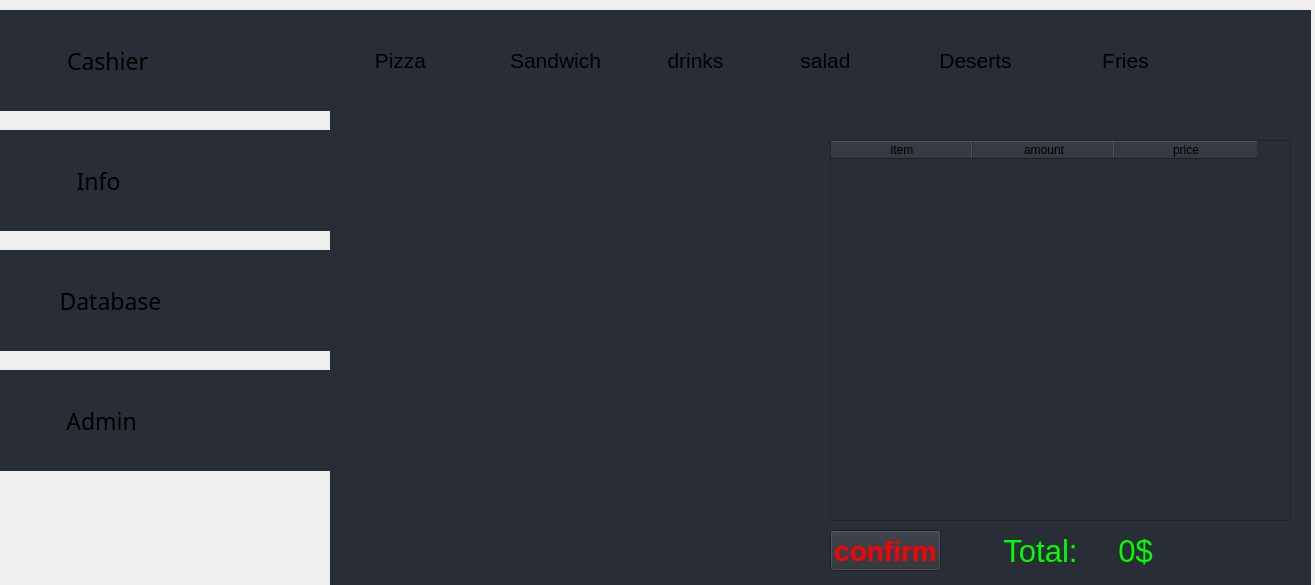
<?xml version="1.0" encoding="UTF-8"?>
<ui version="4.0">
 <class>Form</class>
 <widget class="QWidget" name="Form">
  <property name="geometry">
   <rect>
    <x>0</x>
    <y>0</y>
    <width>1315</width>
    <height>585</height>
   </rect>
  </property>
  <property name="windowTitle">
   <string>Form</string>
  </property>
  <widget class="QPushButton" name="cashier_button">
   <property name="geometry">
    <rect>
     <x>0</x>
     <y>10</y>
     <width>221</width>
     <height>101</height>
    </rect>
   </property>
   <property name="font">
    <font>
     <family>Hack</family>
     <pointsize>17</pointsize>
     <weight>50</weight>
     <bold>false</bold>
    </font>
   </property>
   <property name="text">
    <string>Cashier </string>
   </property>
   <property name="icon">
    <iconset>
     <normaloff>ASSETS/cashier+icon-1320184411872118482_128.png</normaloff>ASSETS/cashier+icon-1320184411872118482_128.png</iconset>
   </property>
   <property name="iconSize">
    <size>
     <width>92</width>
     <height>92</height>
    </size>
   </property>
   <property name="flat">
    <bool>true</bool>
   </property>
  </widget>
  <widget class="QPushButton" name="info_button">
   <property name="geometry">
    <rect>
     <x>0</x>
     <y>130</y>
     <width>221</width>
     <height>101</height>
    </rect>
   </property>
   <property name="font">
    <font>
     <family>Hack</family>
     <pointsize>17</pointsize>
     <weight>50</weight>
     <bold>false</bold>
    </font>
   </property>
   <property name="text">
    <string>Info    </string>
   </property>
   <property name="icon">
    <iconset>
     <normaloff>ASSETS/info-131964752893297302_128.png</normaloff>ASSETS/info-131964752893297302_128.png</iconset>
   </property>
   <property name="iconSize">
    <size>
     <width>100</width>
     <height>100</height>
    </size>
   </property>
   <property name="flat">
    <bool>true</bool>
   </property>
  </widget>
  <widget class="QPushButton" name="database_button">
   <property name="geometry">
    <rect>
     <x>0</x>
     <y>250</y>
     <width>221</width>
     <height>101</height>
    </rect>
   </property>
   <property name="font">
    <font>
     <family>Hack</family>
     <pointsize>17</pointsize>
     <weight>50</weight>
     <bold>false</bold>
    </font>
   </property>
   <property name="text">
    <string>Database</string>
   </property>
   <property name="icon">
    <iconset>
     <normaloff>ASSETS/officedatabase_103574.png</normaloff>ASSETS/officedatabase_103574.png</iconset>
   </property>
   <property name="iconSize">
    <size>
     <width>100</width>
     <height>100</height>
    </size>
   </property>
   <property name="flat">
    <bool>true</bool>
   </property>
  </widget>
  <widget class="QPushButton" name="admin_button">
   <property name="geometry">
    <rect>
     <x>0</x>
     <y>370</y>
     <width>221</width>
     <height>101</height>
    </rect>
   </property>
   <property name="font">
    <font>
     <family>Hack</family>
     <pointsize>17</pointsize>
     <weight>50</weight>
     <bold>false</bold>
    </font>
   </property>
   <property name="text">
    <string>Admin   </string>
   </property>
   <property name="icon">
    <iconset>
     <normaloff>ASSETS/pngfind.com-admin-icon-png-5286002.png</normaloff>ASSETS/pngfind.com-admin-icon-png-5286002.png</iconset>
   </property>
   <property name="iconSize">
    <size>
     <width>95</width>
     <height>95</height>
    </size>
   </property>
   <property name="flat">
    <bool>true</bool>
   </property>
  </widget>
  <widget class="QWidget" name="cashier_win" native="true">
   <property name="enabled">
    <bool>true</bool>
   </property>
   <property name="geometry">
    <rect>
     <x>330</x>
     <y>10</y>
     <width>981</width>
     <height>581</height>
    </rect>
   </property>
   <property name="styleSheet">
    <string notr="true">background-color: rgb(41, 45, 53);</string>
   </property>
   <widget class="QPushButton" name="pizza_button">
    <property name="geometry">
     <rect>
      <x>15</x>
      <y>20</y>
      <width>111</width>
      <height>61</height>
     </rect>
    </property>
    <property name="font">
     <font>
      <pointsize>16</pointsize>
     </font>
    </property>
    <property name="text">
     <string>Pizza</string>
    </property>
    <property name="icon">
     <iconset>
      <normaloff>ASSETS/pizza/pepporoni pizza.png</normaloff>ASSETS/pizza/pepporoni pizza.png</iconset>
    </property>
    <property name="iconSize">
     <size>
      <width>55</width>
      <height>55</height>
     </size>
    </property>
    <property name="flat">
     <bool>true</bool>
    </property>
   </widget>
   <widget class="QPushButton" name="sandwich_button">
    <property name="geometry">
     <rect>
      <x>150</x>
      <y>20</y>
      <width>151</width>
      <height>61</height>
     </rect>
    </property>
    <property name="font">
     <font>
      <pointsize>16</pointsize>
     </font>
    </property>
    <property name="text">
     <string>Sandwich</string>
    </property>
    <property name="icon">
     <iconset>
      <normaloff>ASSETS/sandwiches/burger.png</normaloff>ASSETS/sandwiches/burger.png</iconset>
    </property>
    <property name="iconSize">
     <size>
      <width>55</width>
      <height>55</height>
     </size>
    </property>
    <property name="flat">
     <bool>true</bool>
    </property>
   </widget>
   <widget class="QPushButton" name="drinks_button">
    <property name="geometry">
     <rect>
      <x>310</x>
      <y>20</y>
      <width>111</width>
      <height>61</height>
     </rect>
    </property>
    <property name="font">
     <font>
      <pointsize>16</pointsize>
     </font>
    </property>
    <property name="text">
     <string>drinks</string>
    </property>
    <property name="icon">
     <iconset>
      <normaloff>ASSETS/drinks/pepsi can.png</normaloff>ASSETS/drinks/pepsi can.png</iconset>
    </property>
    <property name="iconSize">
     <size>
      <width>55</width>
      <height>55</height>
     </size>
    </property>
    <property name="flat">
     <bool>true</bool>
    </property>
   </widget>
   <widget class="QPushButton" name="salad_button">
    <property name="geometry">
     <rect>
      <x>440</x>
      <y>20</y>
      <width>111</width>
      <height>61</height>
     </rect>
    </property>
    <property name="font">
     <font>
      <pointsize>16</pointsize>
     </font>
    </property>
    <property name="text">
     <string>salad</string>
    </property>
    <property name="icon">
     <iconset>
      <normaloff>ASSETS/salad/salad.png</normaloff>ASSETS/salad/salad.png</iconset>
    </property>
    <property name="iconSize">
     <size>
      <width>55</width>
      <height>55</height>
     </size>
    </property>
    <property name="flat">
     <bool>true</bool>
    </property>
   </widget>
   <widget class="QPushButton" name="deserts_button">
    <property name="geometry">
     <rect>
      <x>580</x>
      <y>20</y>
      <width>131</width>
      <height>61</height>
     </rect>
    </property>
    <property name="font">
     <font>
      <pointsize>16</pointsize>
     </font>
    </property>
    <property name="text">
     <string>Deserts</string>
    </property>
    <property name="icon">
     <iconset>
      <normaloff>ASSETS/deserts/ice cream.png</normaloff>ASSETS/deserts/ice cream.png</iconset>
    </property>
    <property name="iconSize">
     <size>
      <width>55</width>
      <height>55</height>
     </size>
    </property>
    <property name="flat">
     <bool>true</bool>
    </property>
   </widget>
   <widget class="QPushButton" name="fries_button">
    <property name="geometry">
     <rect>
      <x>740</x>
      <y>20</y>
      <width>111</width>
      <height>61</height>
     </rect>
    </property>
    <property name="font">
     <font>
      <pointsize>16</pointsize>
     </font>
    </property>
    <property name="text">
     <string>Fries</string>
    </property>
    <property name="icon">
     <iconset>
      <normaloff>ASSETS/fries/fries.png</normaloff>ASSETS/fries/fries.png</iconset>
    </property>
    <property name="iconSize">
     <size>
      <width>55</width>
      <height>55</height>
     </size>
    </property>
    <property name="flat">
     <bool>true</bool>
    </property>
   </widget>
   <widget class="QTableWidget" name="tableWidget">
    <property name="geometry">
     <rect>
      <x>500</x>
      <y>130</y>
      <width>461</width>
      <height>381</height>
     </rect>
    </property>
    <property name="sizePolicy">
     <sizepolicy hsizetype="Expanding" vsizetype="Expanding">
      <horstretch>0</horstretch>
      <verstretch>0</verstretch>
     </sizepolicy>
    </property>
    <property name="lineWidth">
     <number>1</number>
    </property>
    <property name="showGrid">
     <bool>true</bool>
    </property>
    <property name="gridStyle">
     <enum>Qt::SolidLine</enum>
    </property>
    <property name="sortingEnabled">
     <bool>false</bool>
    </property>
    <attribute name="horizontalHeaderVisible">
     <bool>true</bool>
    </attribute>
    <attribute name="horizontalHeaderCascadingSectionResizes">
     <bool>true</bool>
    </attribute>
    <attribute name="horizontalHeaderMinimumSectionSize">
     <number>26</number>
    </attribute>
    <attribute name="horizontalHeaderDefaultSectionSize">
     <number>142</number>
    </attribute>
    <attribute name="horizontalHeaderHighlightSections">
     <bool>true</bool>
    </attribute>
    <attribute name="horizontalHeaderShowSortIndicator" stdset="0">
     <bool>false</bool>
    </attribute>
    <attribute name="verticalHeaderMinimumSectionSize">
     <number>23</number>
    </attribute>
    <attribute name="verticalHeaderDefaultSectionSize">
     <number>29</number>
    </attribute>
    <column>
     <property name="text">
      <string>item</string>
     </property>
    </column>
    <column>
     <property name="text">
      <string>amount</string>
     </property>
    </column>
    <column>
     <property name="text">
      <string>price</string>
     </property>
    </column>
   </widget>
   <widget class="QLabel" name="total_price">
    <property name="geometry">
     <rect>
      <x>670</x>
      <y>520</y>
      <width>81</width>
      <height>41</height>
     </rect>
    </property>
    <property name="font">
     <font>
      <pointsize>23</pointsize>
     </font>
    </property>
    <property name="styleSheet">
     <string notr="true">color: rgb(0, 255, 0);</string>
    </property>
    <property name="text">
     <string>Total:</string>
    </property>
    <property name="alignment">
     <set>Qt::AlignCenter</set>
    </property>
   </widget>
   <widget class="QLabel" name="total_pric">
    <property name="geometry">
     <rect>
      <x>750</x>
      <y>520</y>
      <width>111</width>
      <height>41</height>
     </rect>
    </property>
    <property name="font">
     <font>
      <pointsize>23</pointsize>
     </font>
    </property>
    <property name="styleSheet">
     <string notr="true">color: rgb(0, 255, 0);</string>
    </property>
    <property name="text">
     <string>0$</string>
    </property>
    <property name="alignment">
     <set>Qt::AlignCenter</set>
    </property>
   </widget>
   <widget class="QPushButton" name="confirm_button">
    <property name="geometry">
     <rect>
      <x>500</x>
      <y>520</y>
      <width>111</width>
      <height>41</height>
     </rect>
    </property>
    <property name="font">
     <font>
      <pointsize>21</pointsize>
      <weight>75</weight>
      <bold>true</bold>
     </font>
    </property>
    <property name="styleSheet">
     <string notr="true">color: rgb(255, 0, 0);</string>
    </property>
    <property name="text">
     <string>confirm</string>
    </property>
    <property name="flat">
     <bool>false</bool>
    </property>
   </widget>
  </widget>
  <widget class="QWidget" name="cashier_button_win" native="true">
   <property name="geometry">
    <rect>
     <x>0</x>
     <y>10</y>
     <width>331</width>
     <height>101</height>
    </rect>
   </property>
   <property name="styleSheet">
    <string notr="true">background-color: rgb(41, 45, 53);</string>
   </property>
  </widget>
  <widget class="QWidget" name="info_button_win" native="true">
   <property name="geometry">
    <rect>
     <x>0</x>
     <y>130</y>
     <width>331</width>
     <height>101</height>
    </rect>
   </property>
   <property name="styleSheet">
    <string notr="true">background-color: rgb(41, 45, 53);</string>
   </property>
  </widget>
  <widget class="QWidget" name="admin_button_win" native="true">
   <property name="geometry">
    <rect>
     <x>0</x>
     <y>370</y>
     <width>331</width>
     <height>101</height>
    </rect>
   </property>
   <property name="styleSheet">
    <string notr="true">background-color: rgb(41, 45, 53);</string>
   </property>
  </widget>
  <widget class="QWidget" name="database_button_win" native="true">
   <property name="geometry">
    <rect>
     <x>0</x>
     <y>250</y>
     <width>331</width>
     <height>101</height>
    </rect>
   </property>
   <property name="styleSheet">
    <string notr="true">background-color: rgb(41, 45, 53);</string>
   </property>
  </widget>
  <widget class="QWidget" name="info_win" native="true">
   <property name="geometry">
    <rect>
     <x>330</x>
     <y>10</y>
     <width>981</width>
     <height>581</height>
    </rect>
   </property>
   <property name="styleSheet">
    <string notr="true">background-color: rgb(41, 45, 53);</string>
   </property>
  </widget>
  <widget class="QWidget" name="database_win" native="true">
   <property name="geometry">
    <rect>
     <x>330</x>
     <y>10</y>
     <width>981</width>
     <height>581</height>
    </rect>
   </property>
   <property name="styleSheet">
    <string notr="true">background-color: rgb(41, 45, 53);</string>
   </property>
  </widget>
  <widget class="QWidget" name="admin_win" native="true">
   <property name="geometry">
    <rect>
     <x>330</x>
     <y>10</y>
     <width>981</width>
     <height>581</height>
    </rect>
   </property>
   <property name="styleSheet">
    <string notr="true">background-color: rgb(41, 45, 53);</string>
   </property>
  </widget>
  <zorder>admin_win</zorder>
  <zorder>info_win</zorder>
  <zorder>database_win</zorder>
  <zorder>admin_button_win</zorder>
  <zorder>database_button_win</zorder>
  <zorder>info_button_win</zorder>
  <zorder>cashier_button_win</zorder>
  <zorder>cashier_button</zorder>
  <zorder>info_button</zorder>
  <zorder>database_button</zorder>
  <zorder>admin_button</zorder>
  <zorder>cashier_win</zorder>
 </widget>
 <resources/>
 <connections/>
</ui>
